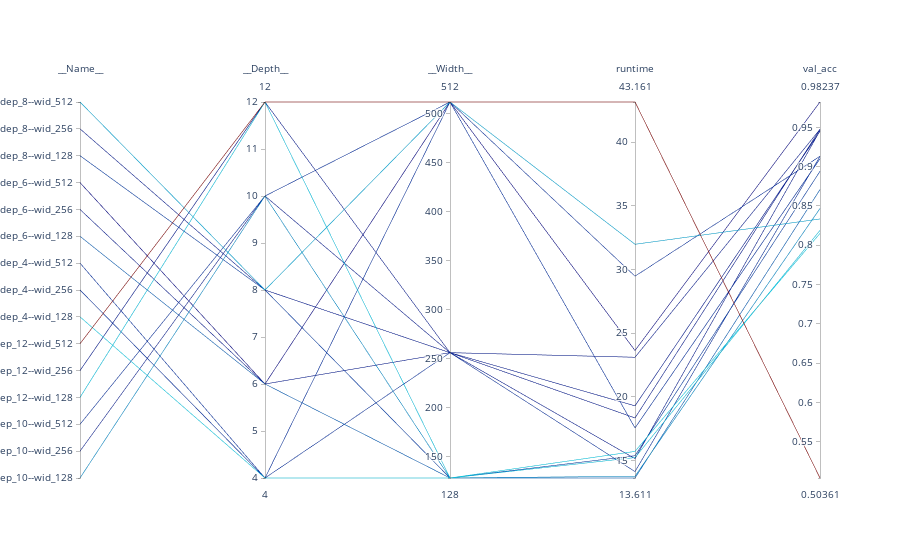

Write notebook code for a chart like this one.
### Code cell
plotly.offline.iplot(data_frame_to_parallel_plot_data(grid_search_to_data_frame(gs)))

### Figure 1 — Plotly figure (JSON) as saved in the notebook; plotly's stock layout.template omitted (floating-point values rounded to 4 significant figures)
{"data": [{"dimensions": [{"label": "__Name__", "ticktext": ["dep_10--wid_128", "dep_10--wid_256", "dep_10--wid_512", "dep_12--wid_128", "dep_12--wid_256", "dep_12--wid_512", "dep_4--wid_128", "dep_4--wid_256", "dep_4--wid_512", "dep_6--wid_128", "dep_6--wid_256", "dep_6--wid_512", "dep_8--wid_128", "dep_8--wid_256", "dep_8--wid_512"], "tickvals": [0, 1, 2, 3, 4, 5, 6, 7, 8, 9, 10, 11, 12, 13, 14], "values": [0, 1, 2, 3, 4, 5, 6, 7, 8, 9, 10, 11, 12, 13, 14]}, {"label": "__Depth__", "values": [10, 10, 10, 12, 12, 12, 4, 4, 4, 6, 6, 6, 8, 8, 8]}, {"label": "__Width__", "values": [128, 256, 512, 128, 256, 512, 128, 256, 512, 128, 256, 512, 128, 256, 512]}, {"label": "runtime", "values": [13.75, 15.13, 29.47, 15.22, 23.1, 43.16, 15.7, 14.11, 17.55, 13.61, 18.33, 23.63, 15.36, 19.28, 31.98]}, {"label": "val_acc", "values": [0.8468, 0.9459, 0.9132, 0.8189, 0.9476, 0.5036, 0.8151, 0.9132, 0.9101, 0.8709, 0.9475, 0.9824, 0.8941, 0.9451, 0.8334]}], "line": {"color": [-0.8468, -0.9459, -0.9132, -0.8189, -0.9476, -0.5036, -0.8151, -0.9132, -0.9101, -0.8709, -0.9475, -0.9824, -0.8941, -0.9451, -0.8334], "colorscale": [[0, "rgb(0,0,131)"], [0.2, "rgb(0,60,170)"], [0.4, "rgb(5,255,255)"], [0.6, "rgb(255,255,0)"], [0.8, "rgb(250,0,0)"], [1, "rgb(128,0,0)"]]}, "type": "parcoords"}], "layout": {}}
